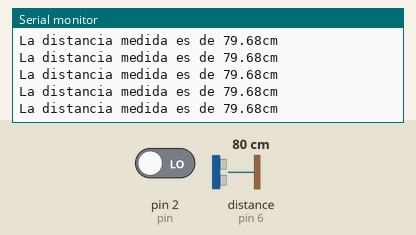
Bench run of a sketch on a simulated Arduino Uno, built with avr-gcc and run on an emulated ATmega328P. Parts: the last lines printed to the serial monitor. Wiring (inferred from the names in the program): ultrasonic range finder: trigger pin 3; echo pin 6. The test bench sets the inputs (shaded band); at power-on: distance to the obstacle (sensor on pin 6) 80 cm, pin 2 (pin) LOW. The echo pulse lasts 58.3 µs per cm.

Above: at 1.2 s.
1.3 s: distance to the obstacle (sensor on pin 6) set to 2 cm
At 2.2 s:
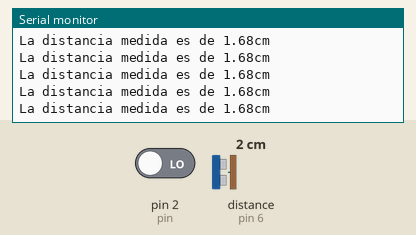
4.3 s: pin 2 (pin) driven HIGH
7.3 s: distance to the obstacle (sensor on pin 6) set to 18 cm
At 8.2 s:
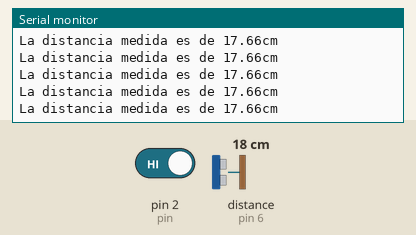
10.3 s: distance to the obstacle (sensor on pin 6) set to 4 cm
At 11.3 s:
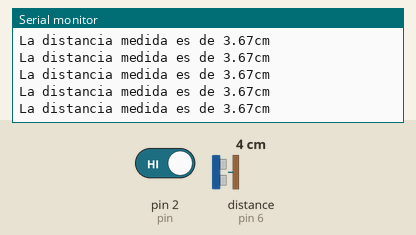
13.3 s: distance to the obstacle (sensor on pin 6) set to 120 cm
At 13.9 s:
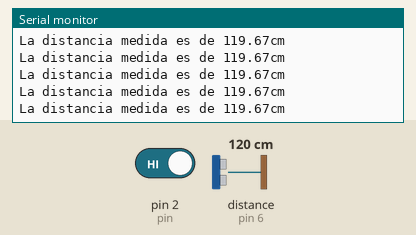
16.3 s: distance to the obstacle (sensor on pin 6) set to 9 cm
At 17.2 s:
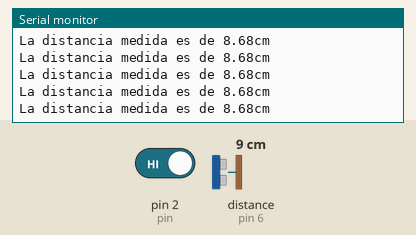
Timing chart, 0 to 19.3 s (numbered marks = the images above; inputs shaded):
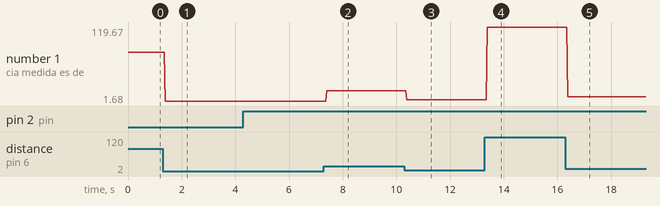

The sketch:

Ejercicio1_27-05.ino
```cpp
const int echoPin = 6;
const int triggerPin = 3;
float Distancia;
long Tiempo;
const int pin = 2;

void setup(){
  Serial.begin(9600);
  pinMode(triggerPin, OUTPUT);
  pinMode(echoPin, INPUT);
  attachInterrupt(digitalPinToInterrupt(pin), pir, RISING);
}

void loop(){
  digitalWrite(triggerPin, HIGH);
  delayMicroseconds(10);
  digitalWrite(triggerPin, LOW);

  Tiempo = (pulseIn(echoPin, HIGH)/2);

  Distancia = float(Tiempo * 0.0343);
  Serial.print("La distancia medida es de ");
  Serial.print(Distancia);
  Serial.println("cm");
}

void pir(){
  Serial.println("SENSOR ACTIVADO");

}
```

Measured:
- after the input at 1.3 s, the serial monitor: prints a new line after 0.09 s (image 1)
- after the input at 7.3 s, the serial monitor: prints a new line after 0.10 s (image 2)
- after the input at 10.3 s, the serial monitor: prints a new line after 0.08 s (image 3)
- after the input at 13.3 s, the serial monitor: prints a new line after 0.09 s (image 4)
- after the input at 16.3 s, the serial monitor: prints a new line after 0.09 s (image 5)
- plotted number 1: 79.68 → 1.68 after the input at 1.3 s, 1.68 → 17.66 after the input at 7.3 s, 17.66 → 3.67 after the input at 10.3 s, 3.67 → 119.67 after the input at 13.3 s, 119.67 → 8.68 after the input at 16.3 s
